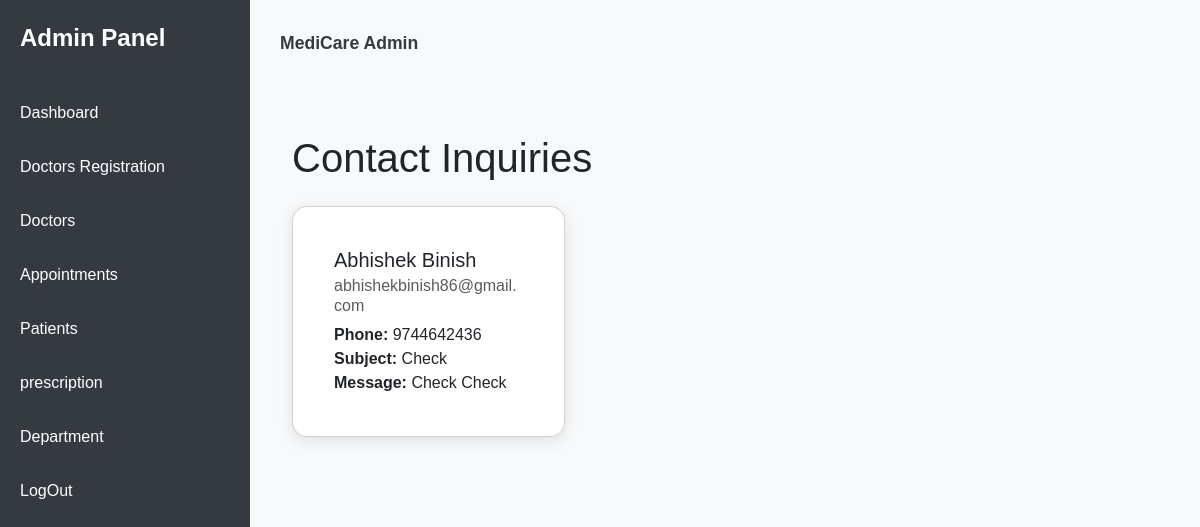
/admin_home (signed in), run on the app's committed database.
### app/models.py (models this page shows)
class Enquire(models.Model):
    name=models.TextField()
    email=models.EmailField()
    subject=models.TextField()
    phone=models.IntegerField()
    message=models.TextField()

### app/views.py (the view)
# urls.py: path('admin_home',views.admin_home),
def admin_home(req):
    if 'admin' in req.session:              #checking section status
        enquiries = Enquire.objects.all()
        return render(req, 'admin/admin_home.html',{'enquiries':enquiries})
    else:
        return redirect(appointment_login)

### templates/admin/admin_home.html (shortened to what this page needs)
<!DOCTYPE html>
<html lang="en">
<head>
    <link href="https://cdn.jsdelivr.net/npm/bootstrap@5.3.3/dist/css/bootstrap.min.css" rel="stylesheet">
</head>
<body>
    <div class="sidebar">
        <div class="logo">
            Admin Panel
        </div>
        <ul class="nav-links">
            <li><a href="admin_home" class="active">Dashboard</a></li>
            <li><a href="{% url 'register_doctor' %}">Doctors Registration</a></li>
            <li><a href="view_all_doctors">Doctors</a></li>
            <li><a href="admin_view_appointments">Appointments</a></li>
            <li><a href="view_all_patient">Patients</a></li>
            <li><a href="view_all_prescription">prescription</a></li>
            <li><a href="department">Department</a></li>
            <li><a href="logout">LogOut</a></li>
        </ul>
    </div>
    <div class="main-content">
        <div class="header">
            <div class="user-profile">MediCare Admin</div>
        </div>
        <div class="grid-container">
            <div class="container mt-5">
                <h1 class="mb-4">Contact Inquiries</h1>
                <div class="row">
                    {% for enquiry in enquiries %}
                        <div class="col-md-4">
                            <div class="card fade-in mb-3">
                                <div class="card-body">
                                    <h5 class="card-title">{{ enquiry.name }}</h5>
                                    <h6 class="card-subtitle mb-2 text-muted">{{ enquiry.email }}</h6>
                                    <p class="card-text">
                                        <strong>Phone:</strong> {{ enquiry.phone }}<br>
                                        <strong>Subject:</strong> {{ enquiry.subject }}<br>
                                        <strong>Message:</strong> {{ enquiry.message }}
                                    </p>
                                </div>
                            </div>
                        </div>
                    {% empty %}
                        <p>No contact inquiries found.</p>
                    {% endfor %}
                </div>
            </div>
        </div>
    </div>
</body>
</html>

### templates/admin/admin_home.html (style rules this page uses)
:root { --sidebar-width: 250px; --primary-color: #343a40; --hover-color: #495057; --transition-speed: 0.3s; }
body { font-family: 'Arial', sans-serif; background-color: #f8f9fa; margin: 0; overflow-x: hidden; }
.sidebar { position: fixed; top: 0; left: 0; width: var(--sidebar-width); height: 100vh; background-color: var(--primary-color); color: white; padding-top: 20px; transition: transform var(--transition-speed); z-index: 1000; }
.sidebar .logo { font-size: 1.5rem; font-weight: bold; padding: 0 20px 30px; display: flex; align-items: center; justify-content: space-between; }
.nav-links { list-style: none; padding: 0; margin: 0; }
.nav-links li a { color: white; text-decoration: none; display: block; padding: 15px 20px; transition: background-color var(--transition-speed); }
.main-content { margin-left: var(--sidebar-width); padding: 30px; transition: margin var(--transition-speed); }
.header { display: flex; justify-content: space-between; align-items: center; margin-bottom: 30px; flex-wrap: wrap; gap: 15px; }
.user-profile { font-size: 1.1rem; font-weight: bold; color: var(--primary-color); }
.grid-container { display: grid; grid-template-columns: repeat(auto-fit, minmax(280px, 1fr)); gap: 20px; margin-top: 20px; }
.card { background-color: white; padding: 25px; border-radius: 15px; box-shadow: 0 4px 15px rgba(0, 0, 0, 0.1); transition: transform var(--transition-speed); }
.fade-in { animation: fadeIn 0.3s ease-in; }

### data on the page
Enquire: name "Abhishek Binish", email "abhishekbinish86@gmail.com", phone "9744642436", subject "Check", message "Check Check"
